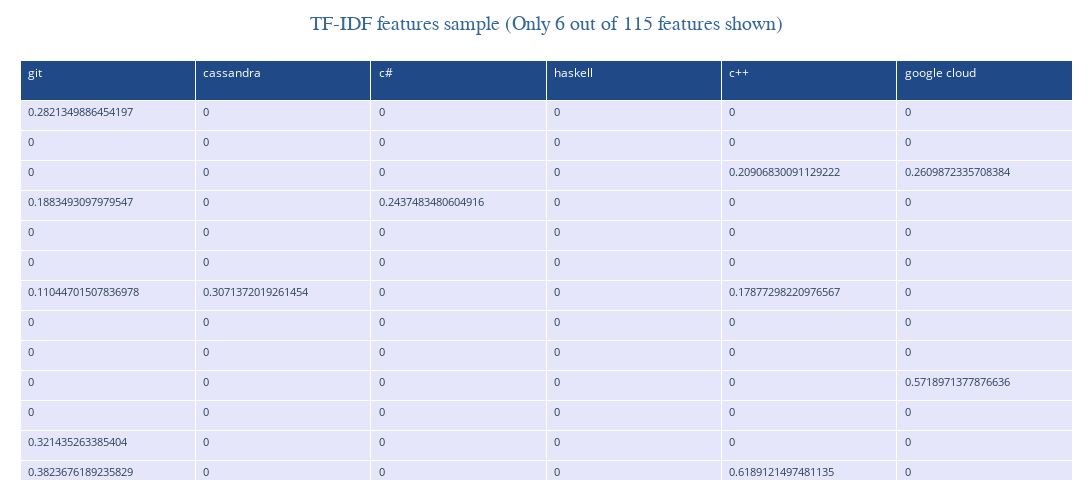

The code cell stored with this chart in its notebook:
### Code cell
create_table(loaded_Xtfidf_header, 
             title='TF-IDF features sample (Only 6 out of 115 features shown)', 
             width=1300, 
             height=500
            #columnwidth=[10, 60]
)

### Figure 1 — Plotly figure (JSON) as saved in the notebook; plotly's stock layout.template omitted (floating-point values rounded to 4 significant figures)
{"data": [{"cells": {"align": "left", "fill": {"color": "lavender"}, "font": {"size": 11}, "height": 30, "values": [[0.2821, 0, 0, 0.1883, 0, 0, 0.1104, 0, 0, 0, 0, 0.3214, 0.3824, 0], [0, 0, 0, 0, 0, 0, 0.3071, 0, 0, 0, 0, 0, 0, 0], [0, 0, 0, 0.2437, 0, 0, 0, 0, 0, 0, 0, 0, 0, 0.3926], [0, 0, 0, 0, 0, 0, 0, 0, 0, 0, 0, 0, 0, 0], [0, 0, 0.2091, 0, 0, 0, 0.1788, 0, 0, 0, 0, 0, 0.6189, 0], [0, 0, 0.261, 0, 0, 0, 0, 0, 0, 0.5719, 0, 0, 0, 0]]}, "header": {"align": "left", "fill": {"color": "#204A87"}, "font": {"color": "white"}, "height": 40, "values": ["git", "cassandra", "c#", "haskell", "c++", "google cloud"]}, "type": "table"}], "layout": {"height": 500, "margin": {"b": 20, "l": 20, "r": 20, "t": 60}, "paper_bgcolor": "rgba(0,0,0,0)", "plot_bgcolor": "rgba(0,0,0,0)", "title": {"font": {"color": "#336699", "family": "Arial", "size": 20}, "text": "TF-IDF features sample (Only 6 out of 115 features shown)", "x": 0.5, "xanchor": "center"}, "width": 1300}}
